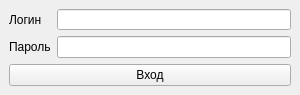
<?xml version="1.0" encoding="UTF-8"?>
<ui version="4.0">
 <class>MainWindow</class>
 <widget class="QMainWindow" name="MainWindow">
  <property name="geometry">
   <rect>
    <x>0</x>
    <y>0</y>
    <width>300</width>
    <height>95</height>
   </rect>
  </property>
  <property name="minimumSize">
   <size>
    <width>300</width>
    <height>95</height>
   </size>
  </property>
  <property name="maximumSize">
   <size>
    <width>300</width>
    <height>95</height>
   </size>
  </property>
  <property name="windowTitle">
   <string>Вход</string>
  </property>
  <widget class="QWidget" name="centralwidget">
   <layout class="QVBoxLayout" name="verticalLayout_2">
    <item>
     <layout class="QFormLayout" name="formLayout">
      <item row="0" column="0">
       <widget class="QLabel" name="LabelLogin">
        <property name="text">
         <string>Логин</string>
        </property>
       </widget>
      </item>
      <item row="0" column="1">
       <widget class="QLineEdit" name="LineEditLogin"/>
      </item>
      <item row="1" column="0">
       <widget class="QLabel" name="LabelPassword">
        <property name="text">
         <string>Пароль</string>
        </property>
       </widget>
      </item>
      <item row="1" column="1">
       <widget class="QLineEdit" name="LineEditPassword"/>
      </item>
     </layout>
    </item>
    <item>
     <widget class="QPushButton" name="pushButton">
      <property name="text">
       <string>Вход</string>
      </property>
     </widget>
    </item>
   </layout>
  </widget>
 </widget>
 <resources/>
 <connections/>
</ui>
